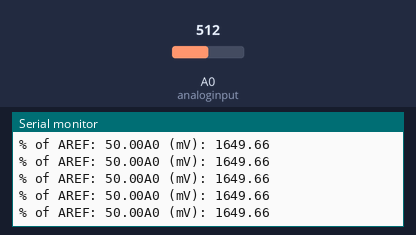
The sketch below on a simulated Arduino Uno, built with avr-gcc and run on an emulated ATmega328P. On the bench: the last lines printed to the serial monitor. Inputs (shaded band) come from the test bench; at power-on: A0 (analoginput) = 512.

Above: at 5.7 s.
5.8 s: A0 (analoginput) set to 327
At 6.21 s:
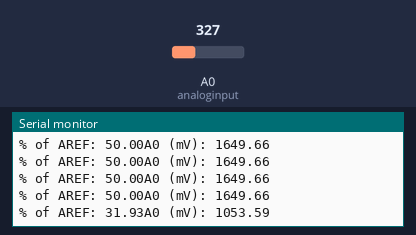
8.8 s: A0 (analoginput) set to 299
At 8.97 s:
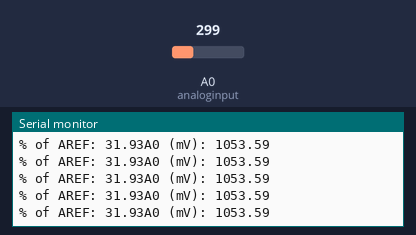
Timing chart, 0 to 11.3 s (numbered marks = the images above; inputs shaded):
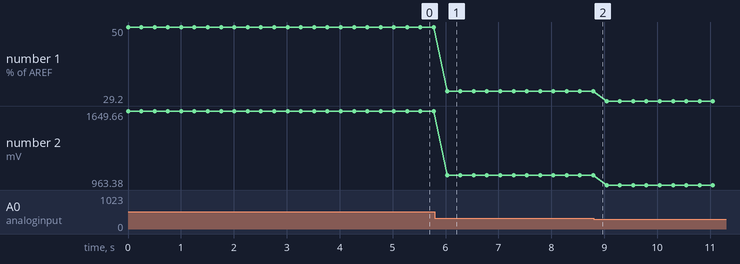

The sketch:

test_print.ino
```cpp
int analoginput = A0; // our analog pin
int analogamount = 0; // stores incoming value
float percentage = 0; // used to store our percentage value
float voltage =0; // used to store voltage value

void setup()
{
  Serial.begin(9600);
  analogReference(EXTERNAL); // use AREF for reference voltage
}

void loop()
{
  analogamount=analogRead(analoginput);
  percentage=(analogamount/1024.00)*100;
  voltage=analogamount*3.222; // in millivolts
  Serial.print("% of AREF: ");
  Serial.print(percentage,2);

  Serial.print("A0 (mV): ");
  Serial.println(voltage,2);
  delay(250);
}
```

Measured:
- after the input at 5.8 s, the serial monitor: prints a new line after 0.23 s (image 1)
- plotted number 1: 50 → 31.93 after the input at 5.8 s, 31.93 → 29.2 after the input at 8.8 s
- plotted number 2: 1649.66 → 1053.59 after the input at 5.8 s, 1053.59 → 963.38 after the input at 8.8 s
